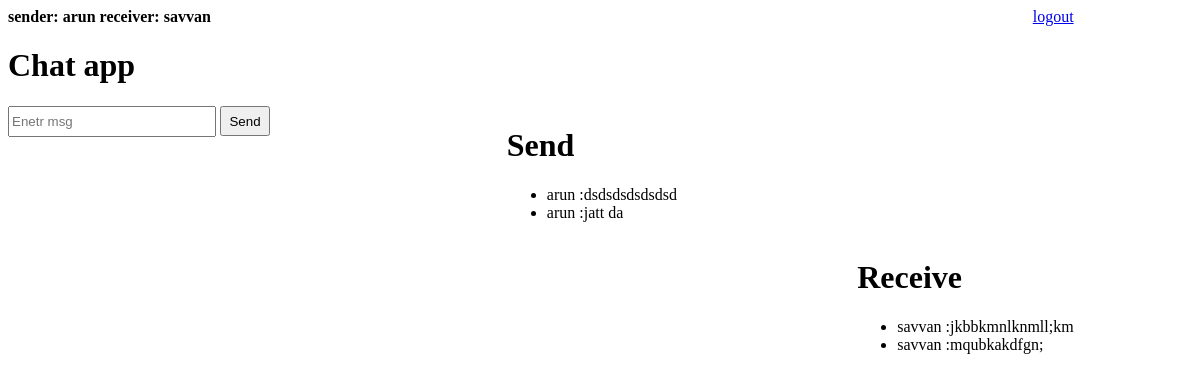
Page /chat/2 (signed in) on the committed database.
### message/models.py (models this page shows, shortened)
class Msg(models.Model):
    sender=models.ForeignKey(User,on_delete=models.CASCADE,related_name='sender')
    receiver=models.ForeignKey(User,on_delete=models.CASCADE,related_name='receiver')
    chat=models.TextField()

### message/views.py (the view)
# urls.py: path('chat/<id>',views.chat,name='chat'),
def chat(request,id):
    user=request.user
    receiver=User.objects.get(id=id)
    chat_sender=Msg.objects.filter(sender=user,receiver=receiver)
    chat_receive=Msg.objects.filter(sender=receiver,receiver=user)
    data={
    'receiver':User.objects.get(id=id),
    'sender':request.user
    }
    return render(request,'chat.html',{'data':data,'chat_sender':chat_sender,'chat_receive':chat_receive})

### templates/chat.html (shortened to what this page needs)
<!DOCTYPE html>
<html lang="en">
<head>
</head>
<body>
<div class="left">
  <h4 style="display:inline">sender: {{data.sender}}</h4> <h4 style="display:inline">receiver: {{data.receiver}}</h4>
  <a href="{% url 'logout' %}">logout</a>
  <h1>Chat app</h1>
</div>
<div class="main">
  <input type="text" id="msg" placeholder="Enetr msg">
  <button type="button" id='btn'>Send</button>
</div>
<div class="msg">
  <h1>Send</h1>
  <ul>
  {% for chat in chat_sender %}
  <li>{{chat.sender}} :{{chat.chat}}</li>
  {% endfor %}
  </ul>
</div>
<div class="chat">
  <h1>Receive</h1>
  <ul class="chatul">
  {% for chat in chat_receive %}
  <li id="{{chat.id}}">{{chat.sender}} :{{chat.chat}}</li>
  {% endfor %}
  </ul>
</div>
</body>
</html>

### templates/chat.html (style rules this page uses)
.left a { float:right; margin-right: 10%; }
.main { float: left; }
#msg { width: 200px; height: 25px; }
#btn { height: 30px; width: 50px; }
.msg { margin: 0 20%; float:left; }
.chat { float: right; margin-right:10%; }

### rows in the picture
Msg: sender "arun", chat "dsdsdsdsdsdsd"
Msg: sender "arun", chat "jatt da"
Msg: sender "savvan", chat "jkbbkmnlknmll;km"
Msg: sender "savvan", chat "mqubkakdfgn;"

### other values in the picture
{{ data.sender }} "arun"
{{ data.receiver }} "savvan"
